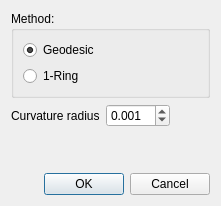
<?xml version="1.0" encoding="UTF-8"?>
<ui version="4.0">
 <class>Settings</class>
 <widget class="QDialog" name="Settings">
  <property name="geometry">
   <rect>
    <x>0</x>
    <y>0</y>
    <width>174</width>
    <height>154</height>
   </rect>
  </property>
  <property name="windowTitle">
   <string>Settings</string>
  </property>
  <layout class="QVBoxLayout" name="verticalLayout">
   <property name="sizeConstraint">
    <enum>QLayout::SetFixedSize</enum>
   </property>
   <item>
    <widget class="QGroupBox" name="groupBox">
     <property name="title">
      <string>Method:</string>
     </property>
     <layout class="QVBoxLayout" name="verticalLayout_2">
      <item>
       <widget class="QRadioButton" name="radioGeo">
        <property name="text">
         <string>Geodesic</string>
        </property>
        <property name="checked">
         <bool>true</bool>
        </property>
       </widget>
      </item>
      <item>
       <widget class="QRadioButton" name="radio1Ring">
        <property name="text">
         <string>1-Ring</string>
        </property>
        <property name="checked">
         <bool>false</bool>
        </property>
       </widget>
      </item>
     </layout>
    </widget>
   </item>
   <item>
    <layout class="QGridLayout" name="gridLayout">
     <item row="0" column="0">
      <widget class="QLabel" name="label">
       <property name="text">
        <string>Curvature radius</string>
       </property>
      </widget>
     </item>
     <item row="0" column="2">
      <spacer name="horizontalSpacer">
       <property name="orientation">
        <enum>Qt::Horizontal</enum>
       </property>
       <property name="sizeHint" stdset="0">
        <size>
         <width>40</width>
         <height>20</height>
        </size>
       </property>
      </spacer>
     </item>
     <item row="1" column="0">
      <spacer name="verticalSpacer">
       <property name="orientation">
        <enum>Qt::Vertical</enum>
       </property>
       <property name="sizeHint" stdset="0">
        <size>
         <width>20</width>
         <height>40</height>
        </size>
       </property>
      </spacer>
     </item>
     <item row="0" column="1">
      <widget class="QDoubleSpinBox" name="Radius">
       <property name="decimals">
        <number>3</number>
       </property>
       <property name="value">
        <double>0.001000000000000</double>
       </property>
      </widget>
     </item>
    </layout>
   </item>
   <item>
    <widget class="QDialogButtonBox" name="buttonBox">
     <property name="orientation">
      <enum>Qt::Horizontal</enum>
     </property>
     <property name="standardButtons">
      <set>QDialogButtonBox::Cancel|QDialogButtonBox::Ok</set>
     </property>
    </widget>
   </item>
  </layout>
 </widget>
 <resources/>
 <connections>
  <connection>
   <sender>buttonBox</sender>
   <signal>accepted()</signal>
   <receiver>Settings</receiver>
   <slot>accept()</slot>
   <hints>
    <hint type="sourcelabel">
     <x>248</x>
     <y>254</y>
    </hint>
    <hint type="destinationlabel">
     <x>157</x>
     <y>274</y>
    </hint>
   </hints>
  </connection>
  <connection>
   <sender>buttonBox</sender>
   <signal>rejected()</signal>
   <receiver>Settings</receiver>
   <slot>reject()</slot>
   <hints>
    <hint type="sourcelabel">
     <x>316</x>
     <y>260</y>
    </hint>
    <hint type="destinationlabel">
     <x>286</x>
     <y>274</y>
    </hint>
   </hints>
  </connection>
 </connections>
</ui>
